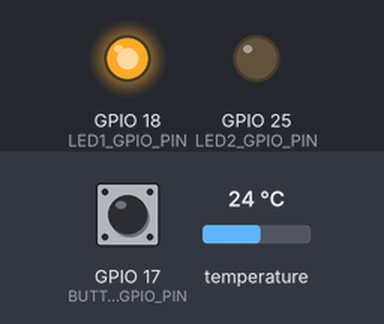
A program run on a simulated Raspberry Pi (BCM pin numbers). On the bench: output pins drawn as LEDs (lit = HIGH). The test bench sets the inputs (shaded band); at power-on: GPIO 17 (BUTTON_GPIO_PIN) LOW, temperature 24 °C. The clock reads 2024-03-15 10:24:30 at power-on unless the program sets it; files the program writes start out absent. At 3.0 s the program stops and its outputs stay as they are.

Above: at 1.2 s.
1.3 s: GPIO 17 (BUTTON_GPIO_PIN) pulled HIGH for 0.15 s
At 2.0 s:
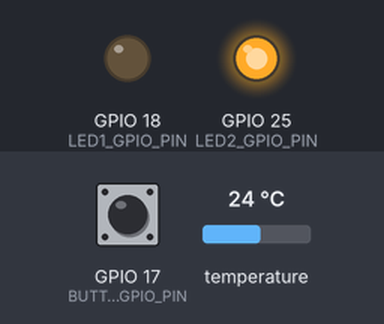
2.9 s: GPIO 17 (BUTTON_GPIO_PIN) pulled HIGH for 1 s
At 3.2 s:
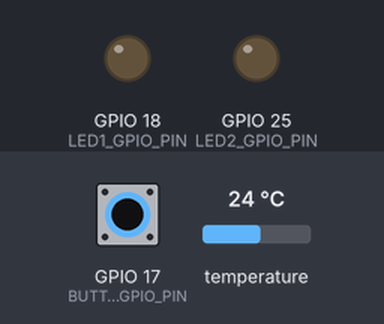
Timing chart, 0 to 4.5 s (numbered marks = the images above; inputs shaded):
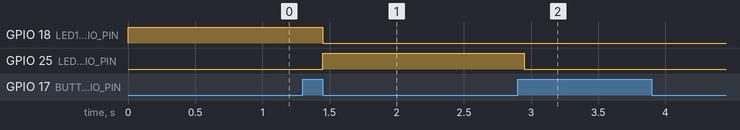

The program:

Appendix_2.py
```python
# (licence header left out)
import RPi.GPIO as GPIO
import time

LED1_GPIO_PIN = 18
LED2_GPIO_PIN = 25
BUTTON_GPIO_PIN = 17
GPIO.setmode(GPIO.BCM)
GPIO.setup(BUTTON_GPIO_PIN, GPIO.IN)
GPIO.setup(LED1_GPIO_PIN, GPIO.OUT)
GPIO.setup(LED2_GPIO_PIN, GPIO.OUT)

GPIO.output(LED1_GPIO_PIN, GPIO.HIGH)

while True:
	if GPIO.input(BUTTON_GPIO_PIN):
		break

while GPIO.input(BUTTON_GPIO_PIN):
	pass

GPIO.output(LED1_GPIO_PIN, GPIO.LOW)
GPIO.output(LED2_GPIO_PIN, GPIO.HIGH)

timestamp = time.strftime("%Y-%m-%d-%H-%M-%S")
filename = "".join(["temperaturedata", timestamp, ".log"])
datafile = open(filename, "w", 1)

while True:
	tfile = open("/sys/bus/w1/devices/10-000802824e58/w1_slave")
	text = tfile.read()
	tfile.close()
	temperature_data = text.split()[-1]
	temperature = float(temperature_data[2:])
	temperature = temperature / 1000
	datafile.write(str(temperature) + "\n")
	if GPIO.input(BUTTON_GPIO_PIN):
		break

datafile.close()
GPIO.output(LED2_GPIO_PIN, GPIO.LOW)
```

Measured:
- after the input at 1.3 s, GPIO 18 (LED1_GPIO_PIN): HIGH → LOW after 0.15 s; GPIO 25 (LED2_GPIO_PIN): LOW → HIGH after 0.15 s
- after the input at 2.9 s, GPIO 25 (LED2_GPIO_PIN): HIGH → LOW after 0.05 s
